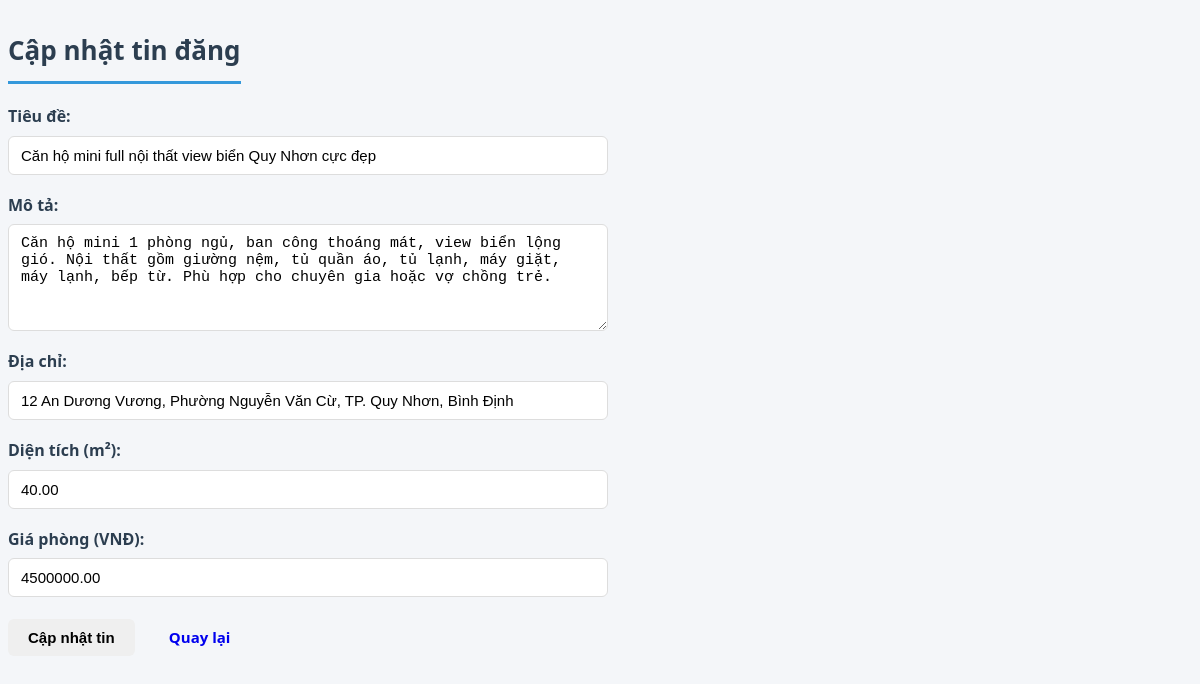
The page /public/sua-tin/2 (signed in) on the database its author committed.
### tables this page shows
CREATE TABLE `post` (
    `PostID` INT AUTO_INCREMENT PRIMARY KEY,
    `UserID` INT NOT NULL,
    `TieuDe` VARCHAR(255) NOT NULL,
    `MoTa` TEXT DEFAULT NULL,
    `DiaChi` VARCHAR(255) NOT NULL,
    `DienTich` DECIMAL(8,2) NOT NULL DEFAULT 0.00,
    `GiaPhong` DECIMAL(15,2) NOT NULL DEFAULT 0.00,
    `Latitude` DECIMAL(10,8) DEFAULT NULL,
    `Longitude` DECIMAL(11,8) DEFAULT NULL,
    `TrangThai` TINYINT NOT NULL DEFAULT 1 COMMENT '1: Hien thi, 0: An',
    `NgayDang` DATETIME NOT NULL DEFAULT CURRENT_TIMESTAMP,
    `Video` VARCHAR(255) DEFAULT NULL,
    CONSTRAINT `fk_post_user` FOREIGN KEY (`UserID`) REFERENCES `user` (`UserID`) ON DELETE CASCADE ON UPDATE CASCADE,
    INDEX `idx_post_filter` (`TrangThai`, `GiaPhong`, `DienTich`, `NgayDang`),
    INDEX `idx_post_user` (`UserID`),
    INDEX `idx_post_created` (`NgayDang`)
);

### app/Controllers/PostController.php (called while the page is built, shortened)
<?php
class PostController
{
public function edit($id)
{
    $postModel = new Post();
    $post = $postModel->getPostById($id);
    view('post/Edit-Post', ['post' => $post]);
}
}

### public/index.php (called while the page is built, shortened)
<?php
require_once __DIR__ . '/../app/functions.php';

### app/Models/Post.php (called while the page is built, shortened)
<?php
class Post
{
public function getPostById($postID)
{
    $sql = "SELECT * FROM post WHERE PostID = ?";
    $stmt = query($sql, [$postID]);
    return $stmt->fetch();
}
}

### app/Models/DB.php (called while the page is built, shortened)
<?php
class DB
{
    private static ?PDO $pdo = null;
    public static function connect(): PDO
    {
        if (self::$pdo === null) {
            $host    = defined('DB_HOST') ? DB_HOST : '127.0.0.1';
            $port    = defined('DB_PORT') ? DB_PORT : '3306';
            $dbname  = defined('DB_NAME') ? DB_NAME : 'phongtroqn';
            $user    = defined('DB_USER') ? DB_USER : 'root';
            $pass    = defined('DB_PASS') ? DB_PASS : '';
            $dsn = "mysql:host={$host};port={$port};dbname={$dbname};charset=utf8mb4";
            $options = [
                PDO::ATTR_ERRMODE            => PDO::ERRMODE_EXCEPTION,
                PDO::ATTR_DEFAULT_FETCH_MODE => PDO::FETCH_ASSOC,
                PDO::ATTR_EMULATE_PREPARES   => false,
            ];
            try {
                self::$pdo = new PDO($dsn, $user, $pass, $options);
            } catch (PDOException $e) {
                error_log("Database Connection Error: " . $e->getMessage());
                if (defined('APP_DEBUG') && APP_DEBUG === true) {
                    throw new RuntimeException("Lỗi kết nối CSDL: " . $e->getMessage());
                }
                http_response_code(500);
                require_once __DIR__ . '/../Views/errors/500.php';
                exit;
            }
        }
        return self::$pdo;
    }
    public static function query(string $sql, array $params = []): PDOStatement
    {
        $stmt = self::connect()->prepare($sql);
        $stmt->execute($params);
        return $stmt;
    }
}
if (!function_exists('query')) {
    function query(string $sql, array $params = []): PDOStatement
    {
        return DB::query($sql, $params);
    }
}

### app/Views/post/Edit-Post.php (the view, shortened to what this page needs)
<link rel="stylesheet" href="<?= ASSETS_URL ?>/css/edit-post.css?v=<?= time() ?>">
<h2>Cập nhật tin đăng</h2>
<form method="POST" action="<?= BASE_URL ?>/cap-nhat-tin" enctype="multipart/form-data">
    <div class="form-group">
        <label>Tiêu đề:</label>
        <input type="text" name="TieuDe" value="<?= htmlspecialchars($post['TieuDe']) ?>" required>
    </div>
    <div class="form-group">
        <label>Mô tả:</label>
        <textarea name="MoTa" rows="5"><?= htmlspecialchars($post['MoTa']) ?></textarea>
    </div>
    <div class="form-group">
        <label>Địa chỉ:</label>
        <input type="text" name="DiaChi" value="<?= htmlspecialchars($post['DiaChi']) ?>" required>
    </div>
    <div class="form-group">
        <label>Diện tích (m²):</label>
        <input type="number" step="0.01" name="DienTich" value="<?= $post['DienTich'] ?>">
    </div>
    <div class="form-group">
        <label>Giá phòng (VNĐ):</label>
        <input type="number" name="GiaPhong" value="<?= $post['GiaPhong'] ?>" required>
    </div>
    <button type="submit" class="btn">Cập nhật tin</button>
    <a href="<?= BASE_URL ?>/tin-cua-toi" class="btn">Quay lại</a>
</form>

### public/assets/css/edit-post.css (style rules this page uses)
h2 { font-size: 26px; font-weight: 600; color: #2c3e50; margin-bottom: 20px; padding-bottom: 10px; border-bottom: 3px solid #3498db; display: inline-block; }
.form-group { margin-bottom: 18px; }
.form-group label { display: block; font-weight: 600; margin-bottom: 6px; color: #2c3e50; }
.form-group input[type="text"], .form-group input[type="number"], .form-group textarea { width: 100%; max-width: 600px; padding: 10px 12px; border: 1px solid #ddd; border-radius: 6px; font-size: 15px; transition: border 0.3s; }
.form-group textarea { min-height: 100px; resize: vertical; }
.btn { display: inline-block; padding: 10px 20px; margin-right: 10px; border: none; border-radius: 6px; font-size: 15px; font-weight: 600; cursor: pointer; text-decoration: none; transition: all 0.3s; }

### rows shown on the page
post: TieuDe "Căn hộ mini full nội thất view biển Quy Nhơn cực đẹp", MoTa "Căn hộ mini 1 phòng ngủ, ban công thoáng mát, view biển lộng gió. Nội thất gồm giường nệm, tủ quần áo, tủ lạnh, máy giặt, máy lạnh, bếp từ. Phù hợp cho chuyên gia hoặc vợ chồng trẻ.", DiaChi "12 An Dương Vương, Phường Nguyễn Văn Cừ, TP. Quy Nhơn, Bình Định", DienTich "40.00", GiaPhong "4500000.00"
